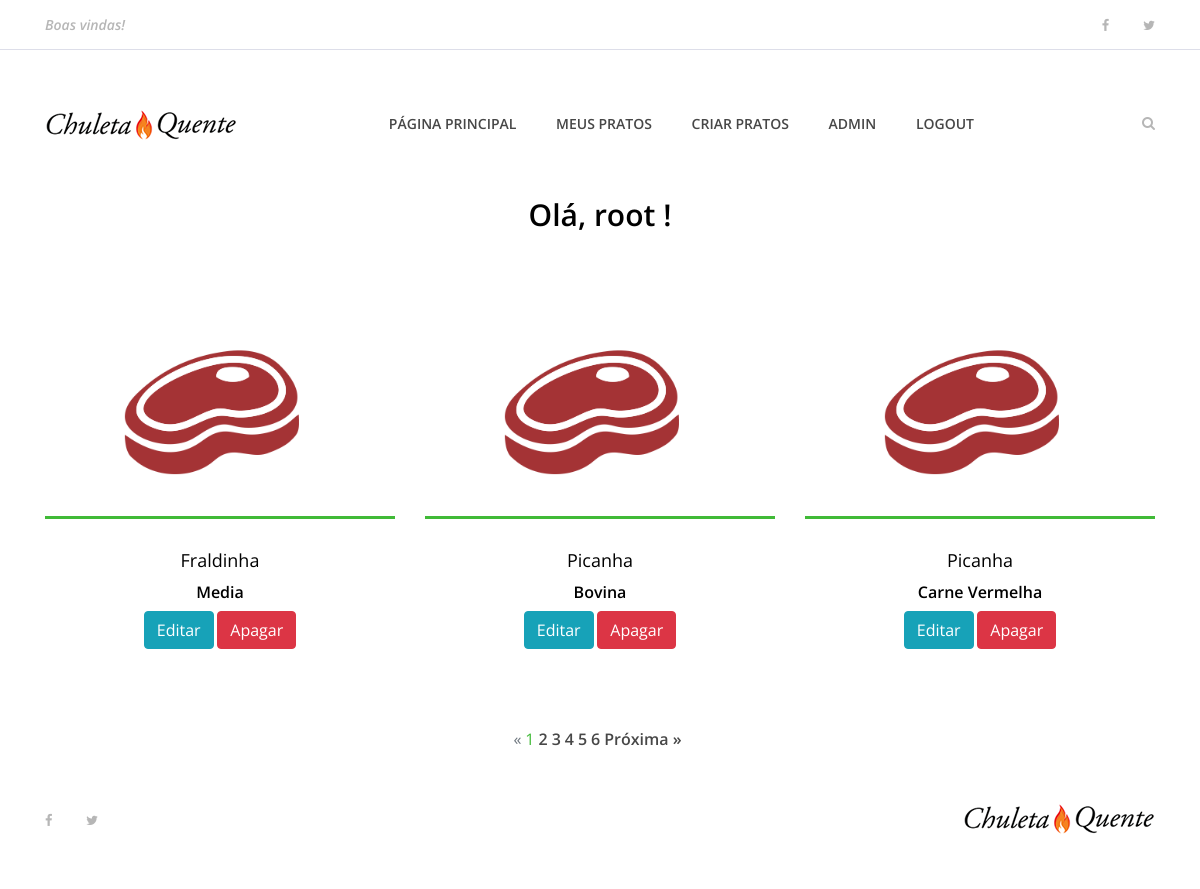
The page /dashboard (signed in) on the database its author committed.
### churras/models.py (models this page shows, shortened)
class Prato(models.Model):
    nome_prato = models.CharField(max_length=100)
    ingredientes = models.TextField()
    modo_preparo = models.CharField()
    tempo_preparo = models.IntegerField()
    rendimento = models.CharField(max_length=10)
    categoria = models.CharField(max_length=100)
    date_prato = models.DateTimeField(default=datetime.now, blank=True)
    funcionario = models.ForeignKey(User, on_delete=models.CASCADE)
    publicado = models.BooleanField(default=False)
    foto_prato = models.ImageField(upload_to=get_file_path, blank=True)

### usuarios/views.py (the view)
# urls.py: path('dashboard', dashboard, name='dashboard'),
def dashboard(request):
    if request.user.is_authenticated:
        id = request.user.id
        pratos = Prato.objects.order_by('-date_prato').filter( funcionario_id=id)
        paginator = Paginator(pratos, 3)
        page = request.GET.get('page')
        pratos_por_pagina=paginator.get_page(page)
        dados = { 'lista_pratos': pratos_por_pagina}
        return render(request, 'dashboard.html', dados)
    else:
        return redirect('index')

### templates/dashboard.html
{% extends 'base.html' %}
{% load static %}
{% block content %}
    {% include 'partials/menu.html' %}
    <div class="contact-area section-padding-0-5">
        <div class="container">
            <div class="row">
                <div class="col-12">
                    <div class="section-heading">
                        <h3>Olá, {{ user.username }} !</h3>
                    </div>
                </div>
            </div>
        </div>
    </div>
     <section class="best-receipe-area">
        <div class="container">
            <div class="row">
                {% if lista_pratos %}
                {% for prato in lista_pratos %}
                <div class="col-12 col-sm-6 col-lg-4">
                    <div class="single-best-receipe-area mb-30">
                        {% if prato.foto_prato == '' %}
                            <img src="{% static 'img/bg-img/foto_receita.png' %}" alt="">
                        {% else %}
                            <img src="{{ prato.foto_prato.url }}" alt="">
                        {% endif %}
                        <div class="receipe-content">
                            <a href="{% url 'churrasco' prato.id %}">
                                <h5>{{ prato.nome_prato }}</h5>
                                <h6>{{ prato.categoria }}</h5>
                            </a>
                            <a href="{% url 'edita_prato' prato.id %}" type="button" class="btn btn-info"> Editar </a>
                            <a href="{% url 'deleta_prato' prato.id %}" type="button" class="btn btn-danger">Apagar</a>
                        </div>
                    </div>
                </div>
                {% endfor %}
                {% else %}
                    <h6>Nenhum prato foi encontrado...</h6>
                {% endif %}
            </div>
        </div>
    </section>
    {% include 'partials/paginator.html' %}
    {% include 'partials/footer.html' %}
{% endblock %}

### static/site.css (style rules this page uses)
* { margin: 0; padding: 0; }
h1, h2, h3, h4, h5, h6 { color: #000000; line-height: 1.3; font-weight: 600; }
a, a:hover, a:focus { -webkit-transition-duration: 500ms; transition-duration: 500ms; text-decoration: none; outline: 0 solid transparent; color: #000000; font-weight: 600; font-size: 14px; color: #474747; }
img { height: auto; max-width: 100%; }
.mb-30 { margin-bottom: 30px !important; }
.section-heading { position: relative; z-index: 1; margin-bottom: 80px; text-align: center; }
.section-heading h3 { font-size: 30px; margin-bottom: 0; }
.best-receipe-area { position: relative; z-index: 1; padding-bottom: 50px; }
.single-best-receipe-area { position: relative; z-index: 1; }
.single-best-receipe-area img { border-bottom: 3px solid #40ba37; }
.single-best-receipe-area .receipe-content { padding-top: 30px; text-align: center; }
.single-best-receipe-area .receipe-content h5 { font-size: 18px; margin-bottom: 10px; font-weight: 400; -webkit-transition-duration: 500ms; transition-duration: 500ms; }

### rows shown on the page
Prato: nome_prato "Fraldinha", categoria "Media"
Prato: nome_prato "Picanha", categoria "Bovina"
Prato: nome_prato "Picanha", categoria "Carne Vermelha"

### other values the page prints
{{ user.username }} "root"
{{ pagina }} "1"
{{ pagina }} "2" "3" "4" "5" "6"
